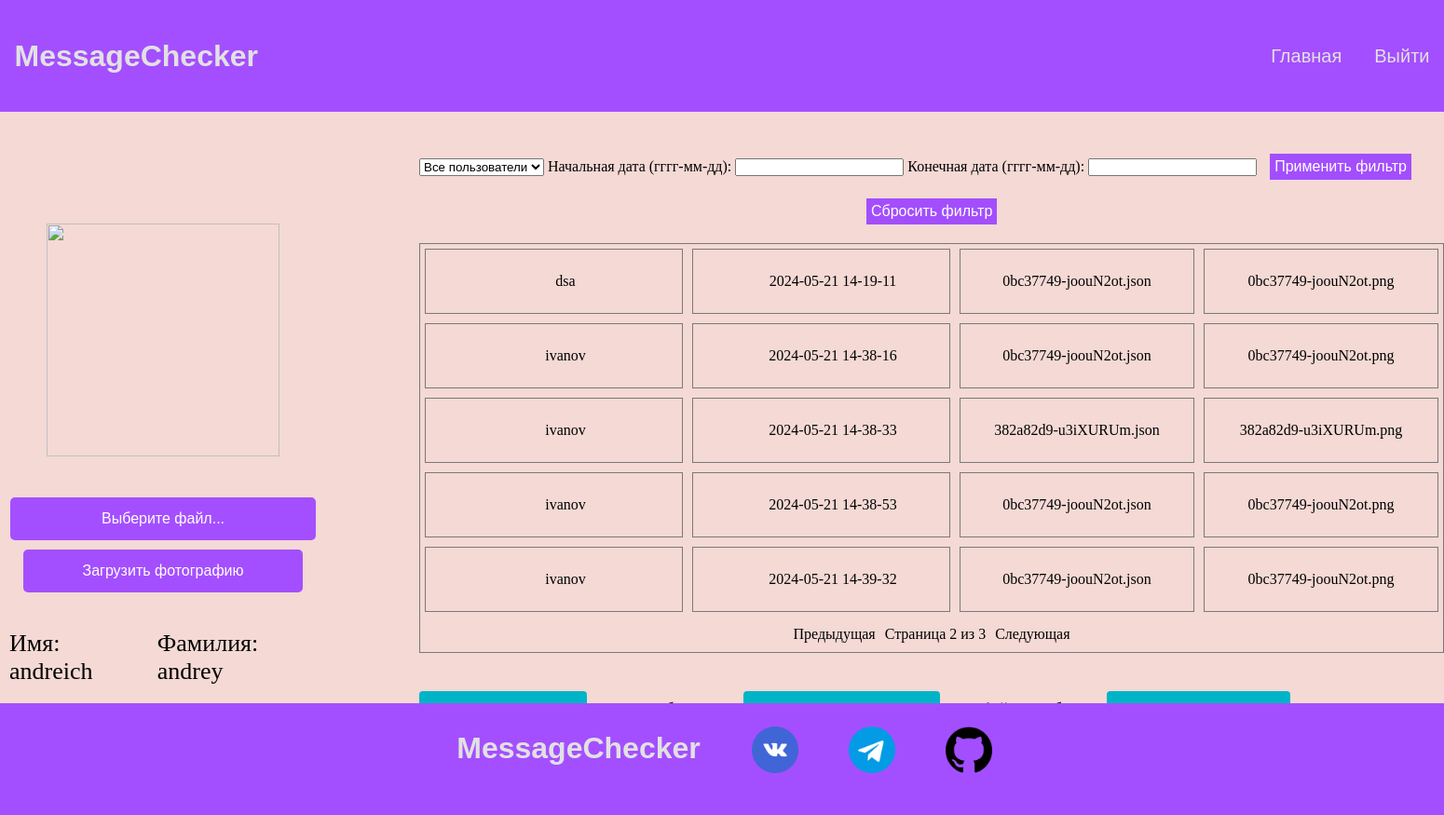
The app's page /profile?page=2&start=&end= (signed in) with its own data.
### tables this page shows
CREATE TABLE mainmenu (
	id INTEGER NOT NULL, 
	title VARCHAR(20), 
	url VARCHAR(20), 
	PRIMARY KEY (id)
);

CREATE TABLE "users"
(
    id_user      INTEGER      not null
        primary key,
    user_surname VARCHAR(64)  not null,
    user_name    VARCHAR(64)  not null,
    email        VARCHAR(100) not null
        unique,
    password     VARCHAR(20)  not null,
    avatar       VARCHAR(100)    default null,
    role         BOOLEAN default False
);

CREATE TABLE uses (
	id_use INTEGER NOT NULL, 
	date_time DATETIME, 
	id_user INTEGER, 
	id_image INTEGER, 
	id_file INTEGER, 
	PRIMARY KEY (id_use), 
	FOREIGN KEY(id_user) REFERENCES users (id_user), 
	FOREIGN KEY(id_image) REFERENCES images (id_image), 
	FOREIGN KEY(id_file) REFERENCES files (id_file)
);

CREATE TABLE "files"
(
    id_file   INTEGER
        primary key autoincrement,
    file_name VARCHAR(101),
    id_user   INTEGER
        references users,
    id_image  INTEGER
        references users
);

CREATE TABLE images (
	id_image INTEGER NOT NULL, 
	image_name VARCHAR(100), 
	id_user INTEGER, 
	PRIMARY KEY (id_image), 
	FOREIGN KEY(id_user) REFERENCES users (id_user)
);

### app.py (the view, shortened to what this page needs)
@app.route('/profile')
@login_required
def profile():
    start_date = request.args.get('start')
    end_date = request.args.get('end')
    detected = request.args.get('detected')
    selected_user = request.args.get('user')
    usages = dbase.getuserusage(current_user.get_id()) if int(current_user.get_role()) == 0 else dbase.getallusage()
    print('1111111111111111111111111111', usages)
    if start_date is None:
        start_date = ''  # Установите значение по умолчанию, если параметр не передан
    if end_date is None:
        end_date = ''  # Установите значение по умолчанию, если параметр не передан
    if detected is None:
        detected = ''  # Установите значение по умолчанию, если параметр не передан
    if selected_user:
        usages = [usage for usage in usages if usage['user_name'] == selected_user]
    page = request.args.get('page', 1, type=int)
    per_page = 5
    start = (page - 1) * per_page
    end = start + per_page
    total_pages = (len(usages) + per_page - 1) // per_page
    if type(usages) != str:
        sliced_usages = usages[start:end]
    formatted_usages = []
    if int(current_user.get_role()) == 0:
        for i in sliced_usages:
            formatted_usage = [
                i['date_time'],
                str(i['image_name'].split('\\')[1]),
                str(i['file_name'].split('\\')[2])
            ]
            formatted_usages.append(formatted_usage)
    else:
        for i in sliced_usages:
            formatted_usage = [
                i['date_time'],
                str(i['image_name'].split('\\')[1]),
                str(i['file_name'].split('\\')[2]),
                str(i['user_name'])
            ]
            formatted_usages.append(formatted_usage)
    if int(current_user.get_role()) == 0:
        return render_template('profile.html', menu=dbase.getmenu(), uses=formatted_usages, total_pages=total_pages,
                               page=page, start_date=start_date, end_date=end_date)
    else:
        unique_users = dbase.get_unique_users()
        return render_template('admin_profile.html', menu=dbase.getmenu(), uses=formatted_usages,
                               total_pages=total_pages, page=page, start_date=start_date, end_date=end_date,
                               unique_users=unique_users, selected_user=selected_user, detected=detected)

### app.py (called while the page is built)
@login_manager.user_loader
def load_user(user_id):
    return UserLogin().fromDB(user_id, dbase)

def connect_db():
    conn = sqlite3.connect(app.config['DATABASE'])
    conn.row_factory = sqlite3.Row
    return conn

def get_db():
    if not hasattr(g, 'link_db'):
        g.link_db = connect_db()
    return g.link_db

@app.before_request
def before_request():
    global dbase
    db = get_db()
    dbase = FDataBase(db)

### helpers/FDataBase.py (called while the page is built)
    def getmenu(self):
        try:
            self.__cur.execute(f"SELECT * FROM mainmenu")
            res = self.__cur.fetchall()
            if res: return res
        except sqlite3.Error as e:
            print("Ошибка получения данных из БД " + str(e))

    def getuser(self, id_user):
        try:
            self.__cur.execute(f"SELECT * FROM users WHERE id_user = {id_user} LIMIT 1")
            res = self.__cur.fetchone()
            if not res:
                print("Пользователь не найден")
                return False
            return res
        except sqlite3.Error as e:
            print("Ошибка получения данных из БД " + str(e))
        return False

    def getallusage(self):
        try:
            self.__cur.execute(f"SELECT us.user_name, i.image_name, f.file_name, u.date_time FROM uses u "
                               f"INNER JOIN users us ON u.id_user = us.id_user "
                               f"INNER JOIN images i ON u.id_image = i.id_image "
                               f"INNER JOIN files f ON u.id_file = f.id_file")
            res = self.__cur.fetchall()
            if not res:
                res = "Модель еще не была использована"
                print(11111111111111111111111, res)
                return res
            return res
        except sqlite3.Error as e:
            print("Ошибка file" + str(e))
        return False

    def get_unique_users(self):
        try:
            self.__cur.execute(f"SELECT DISTINCT us.user_name FROM uses u "
                               f"INNER JOIN users us ON u.id_user = us.id_user ")
            users = self.__cur.fetchall()
            return [user[0] for user in users]
        except sqlite3.Error as e:
            print("Ошибка " + str(e))
        return False

### helpers/UserLogin.py (called while the page is built)
    def fromDB(self, user_id, db):
        self.__user = db.getuser(user_id)
        return self

    def get_role(self):
        return str(self.__user['role'])

    def getname(self):
        return self.__user['user_name'] if self.__user else 'Без имени'

### templates/admin_profile.html (shortened to what this page needs)
<!DOCTYPE html>
<html lang="en">
<head>
    <link rel="stylesheet" type="text/css" href="{{ url_for('static', filename='css/admin.css') }}">
    <link rel="stylesheet" type="text/css" href="{{ url_for('static', filename='css/errors.css') }}">
</head>
<body>
    <div class="header">
         <div class="logo">
            <h1>MessageChecker</h1>
        </div>
        <div class="menu">
            {% for m in menu %}
            {%if m.title == 'Войти'%}
                <a href="{{ url_for('logout') }}">Выйти</a>
            {%else%}
                <a href="{{m.url}}">{{m.title}}</a>
            {%endif%}
            {% endfor %}
        </div>
    </div>
<div class="main">
    <div class="profile">
    <div class="avatar">
        <img src="{{ url_for('userava') }}" alt="" style="width: 250px; height: 250px;">
    </div>
    <div class="form-container">
    <form action="{{ url_for('upload')}}" method="post" enctype="multipart/form-data" style="display: flex">
      <div class="input-file-container">
        <label tabindex="0" for="my-file" class="input-file-trigger">Выберите файл...</label>
        <input type="submit" value="Загрузить фотографию">
      </div>
    </form>
    </div>
    <div class="name_surname">
            <p>Имя: {{ current_user.getname() }}</p>
            <p>Фамилия: {{ current_user.getsurname() }}</p>
    </div>
    <div class="email">
            <p>Email: {{ current_user.getemail() }}</p>
    </div>
    </div>
<div class="func">
    <div class="filters">
    <form action="{{ url_for('profile') }}" method="get">
        <select id="user" name="user">
            <option value="">Все пользователи</option>
        </select>
        <label for="start">Начальная дата (гггг-мм-дд):</label>
        <input type="text" id="start" name="start" value="{{ start_date}}">
        <label for="end">Конечная дата (гггг-мм-дд):</label>
        <input type="text" id="end" name="end" value="{{ end_date }}">
        <button type="submit">Применить фильтр</button>
    </form>
         <a href="{{ url_for('profile')}}"><button type="reset">Сбросить фильтр</button></a>
    </div>
<div class="uses">
    {% if not uses[0][1] %}
        {{uses}}
    {% else %}
        {% for u in uses %}
            <div class="rows">
                <p style="padding-left: 50px">{{ u[3] }}</p>
                <p style="padding-left: 50px">{{ u[0] }}</p>
                 <a class="image_f" href="{{ url_for('download_file', date_time=u[0], filename=u[2]) }}">{{ u[2] }}</a>
                <a class="image_d" href="{{ url_for('download_image', filename=u[1]) }}">{{ u[1] }}</a>
            </div>
        {% endfor %}
    <div class="pagination">
    {% if page > 1 %}
        <a class="paga" href="{{ url_for('profile', page=page-1, start=start_date, end=end_date, user=selected_user ) }}">Предыдущая</a>
    {% endif %}
    <span>Страница {{page}} из {{total_pages}}</span>
    {% if page < total_pages %}
        <a class="paga" href="{{ url_for('profile', page=page+1, start=start_date, end=end_date, user=selected_user ) }}">Следующая</a>
    {% endif %}
    </div>
    {% endif %}
</div>
<form action="{{ url_for('check_json') }}" method="post" enctype="multipart/form-data">
    <label class="input-e input-db">
        <span title="База должна иметь вид {'1': password, ..., n: password_n} " class="input-db-btn">Выберите базу паролей</span>
        <span class="input-e-text">База не выбрана</span>
    </label>
    <label class="input-e input-img" style="margin-left: 20px;">
        <span class="input-img-btn">Выберите json-расшифровку</span>
        <span class="input-e-text">Json файл не выбран</span>
    </label>
    <button class='db-sub'  type="submit">Проверить фотографию</button>
</form>
</div>
    </div>
<div class="footer">
        <div class="footer-logo">
            <h1>MessageChecker</h1>
        </div>
        <div class="links">
            <a href="">
                <img src="{{ url_for('static', filename='images/vk.png') }}" alt="" style="">
            </a>
            <a href="">
                <img src="{{ url_for('static', filename='images/tg.png') }}" alt="" style="width: 50px; height: 50px">
            </a>
            <a href="">
                <img src="{{ url_for('static', filename='images/github.png') }}" alt="" style="width: 50px; height: 50px">
            </a>
        </div>
    </div>
</body>
</html>

### records on screen
mainmenu: title "Главная"
users: getname "andreich", getsurname "andrey"
uses: user_name "dsa", date_time "2024-05-21 14-19-11", file_name "0bc37749-joouN2ot.json", image_name "0bc37749-joouN2ot.png"
uses: user_name "ivanov", date_time "2024-05-21 14-38-16", file_name "0bc37749-joouN2ot.json", image_name "0bc37749-joouN2ot.png"
uses: user_name "ivanov", date_time "2024-05-21 14-38-33", file_name "382a82d9-u3iXURUm.json", image_name "382a82d9-u3iXURUm.png"
uses: user_name "ivanov", date_time "2024-05-21 14-38-53", file_name "0bc37749-joouN2ot.json", image_name "0bc37749-joouN2ot.png"
uses: user_name "ivanov", date_time "2024-05-21 14-39-32", file_name "0bc37749-joouN2ot.json", image_name "0bc37749-joouN2ot.png"

### other values on screen
{{ page }} "2"
{{ total_pages }} "3"
